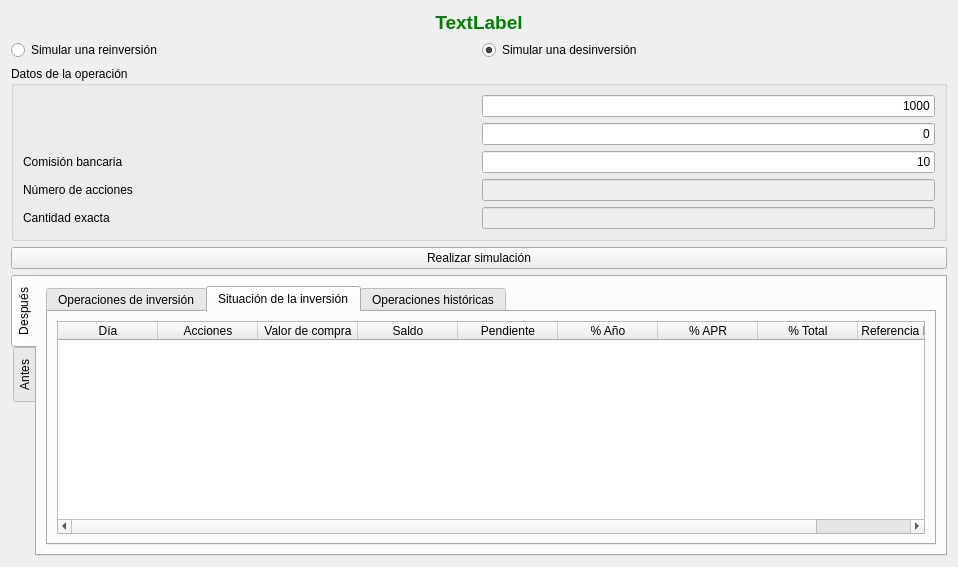
<?xml version="1.0" encoding="UTF-8"?>
<ui version="4.0">
 <class>wdgDesReinversion</class>
 <widget class="QWidget" name="wdgDesReinversion">
  <property name="geometry">
   <rect>
    <x>0</x>
    <y>0</y>
    <width>958</width>
    <height>567</height>
   </rect>
  </property>
  <property name="windowIcon">
   <iconset resource="../images/xulpymoney.qrc">
    <normaloff>:/xulpymoney/tools-wizard.png</normaloff>:/xulpymoney/tools-wizard.png</iconset>
  </property>
  <layout class="QHBoxLayout" name="horizontalLayout">
   <item>
    <layout class="QVBoxLayout" name="verticalLayout">
     <item>
      <widget class="QLabel" name="lblTitulo">
       <property name="font">
        <font>
         <pointsize>14</pointsize>
         <weight>75</weight>
         <bold>true</bold>
        </font>
       </property>
       <property name="styleSheet">
        <string notr="true">color: rgb(0, 128, 0);</string>
       </property>
       <property name="text">
        <string>TextLabel</string>
       </property>
       <property name="alignment">
        <set>Qt::AlignCenter</set>
       </property>
      </widget>
     </item>
     <item>
      <layout class="QHBoxLayout" name="horizontalLayout_2">
       <item>
        <widget class="QRadioButton" name="radRe">
         <property name="text">
          <string>Simular una reinversión</string>
         </property>
        </widget>
       </item>
       <item>
        <widget class="QRadioButton" name="radDes">
         <property name="text">
          <string>Simular una desinversión</string>
         </property>
         <property name="checked">
          <bool>true</bool>
         </property>
        </widget>
       </item>
      </layout>
     </item>
     <item>
      <widget class="QGroupBox" name="groupBox">
       <property name="title">
        <string>Datos de la operación</string>
       </property>
       <layout class="QHBoxLayout" name="horizontalLayout_6">
        <item>
         <layout class="QVBoxLayout" name="verticalLayout_2">
          <item>
           <layout class="QHBoxLayout" name="horizontalLayout_12">
            <item>
             <widget class="QLabel" name="lblSimulacion"/>
            </item>
            <item>
             <widget class="myQLineEdit" name="txtSimulacion">
              <property name="sizePolicy">
               <sizepolicy hsizetype="Minimum" vsizetype="Fixed">
                <horstretch>0</horstretch>
                <verstretch>0</verstretch>
               </sizepolicy>
              </property>
              <property name="text">
               <string>1000</string>
              </property>
              <property name="alignment">
               <set>Qt::AlignRight|Qt::AlignTrailing|Qt::AlignVCenter</set>
              </property>
             </widget>
            </item>
           </layout>
          </item>
          <item>
           <layout class="QHBoxLayout" name="horizontalLayout_5">
            <item>
             <widget class="QLabel" name="lblValor"/>
            </item>
            <item>
             <widget class="myQLineEdit" name="txtValorAccion">
              <property name="sizePolicy">
               <sizepolicy hsizetype="Minimum" vsizetype="Fixed">
                <horstretch>0</horstretch>
                <verstretch>0</verstretch>
               </sizepolicy>
              </property>
              <property name="text">
               <string>0</string>
              </property>
              <property name="alignment">
               <set>Qt::AlignRight|Qt::AlignTrailing|Qt::AlignVCenter</set>
              </property>
             </widget>
            </item>
           </layout>
          </item>
          <item>
           <layout class="QHBoxLayout" name="horizontalLayout_4">
            <item>
             <widget class="QLabel" name="label_3">
              <property name="text">
               <string>Comisión bancaria</string>
              </property>
             </widget>
            </item>
            <item>
             <widget class="myQLineEdit" name="txtComision">
              <property name="sizePolicy">
               <sizepolicy hsizetype="Minimum" vsizetype="Fixed">
                <horstretch>0</horstretch>
                <verstretch>0</verstretch>
               </sizepolicy>
              </property>
              <property name="text">
               <string>10</string>
              </property>
              <property name="alignment">
               <set>Qt::AlignRight|Qt::AlignTrailing|Qt::AlignVCenter</set>
              </property>
             </widget>
            </item>
           </layout>
          </item>
          <item>
           <layout class="QHBoxLayout" name="horizontalLayout_11">
            <item>
             <widget class="QLabel" name="label_5">
              <property name="text">
               <string>Número de acciones</string>
              </property>
             </widget>
            </item>
            <item>
             <widget class="QLineEdit" name="txtAcciones">
              <property name="enabled">
               <bool>false</bool>
              </property>
              <property name="sizePolicy">
               <sizepolicy hsizetype="Minimum" vsizetype="Fixed">
                <horstretch>0</horstretch>
                <verstretch>0</verstretch>
               </sizepolicy>
              </property>
              <property name="text">
               <string/>
              </property>
              <property name="alignment">
               <set>Qt::AlignRight|Qt::AlignTrailing|Qt::AlignVCenter</set>
              </property>
             </widget>
            </item>
           </layout>
          </item>
          <item>
           <layout class="QHBoxLayout" name="horizontalLayout_3">
            <item>
             <widget class="QLabel" name="label_2">
              <property name="text">
               <string>Cantidad exacta</string>
              </property>
             </widget>
            </item>
            <item>
             <widget class="QLineEdit" name="txtImporte">
              <property name="enabled">
               <bool>false</bool>
              </property>
              <property name="sizePolicy">
               <sizepolicy hsizetype="Minimum" vsizetype="Fixed">
                <horstretch>0</horstretch>
                <verstretch>0</verstretch>
               </sizepolicy>
              </property>
              <property name="text">
               <string/>
              </property>
              <property name="alignment">
               <set>Qt::AlignRight|Qt::AlignTrailing|Qt::AlignVCenter</set>
              </property>
             </widget>
            </item>
           </layout>
          </item>
         </layout>
        </item>
       </layout>
      </widget>
     </item>
     <item>
      <widget class="QPushButton" name="cmd">
       <property name="text">
        <string>Realizar simulación</string>
       </property>
      </widget>
     </item>
     <item>
      <widget class="QTabWidget" name="tabWidget">
       <property name="tabPosition">
        <enum>QTabWidget::West</enum>
       </property>
       <property name="currentIndex">
        <number>0</number>
       </property>
       <widget class="QWidget" name="tab_5">
        <attribute name="title">
         <string>Después</string>
        </attribute>
        <layout class="QHBoxLayout" name="horizontalLayout_18">
         <item>
          <widget class="QTabWidget" name="tabResultados_2">
           <property name="currentIndex">
            <number>1</number>
           </property>
           <widget class="QWidget" name="tab_9">
            <attribute name="title">
             <string>Operaciones de inversión</string>
            </attribute>
            <layout class="QHBoxLayout" name="horizontalLayout_17">
             <item>
              <widget class="myQTableWidget" name="tblOperaciones">
               <property name="contextMenuPolicy">
                <enum>Qt::CustomContextMenu</enum>
               </property>
               <property name="alternatingRowColors">
                <bool>true</bool>
               </property>
               <property name="selectionMode">
                <enum>QAbstractItemView::NoSelection</enum>
               </property>
               <attribute name="verticalHeaderVisible">
                <bool>false</bool>
               </attribute>
               <column>
                <property name="text">
                 <string>Id</string>
                </property>
               </column>
               <column>
                <property name="text">
                 <string>Día</string>
                </property>
               </column>
               <column>
                <property name="text">
                 <string>Tipo de operación</string>
                </property>
               </column>
               <column>
                <property name="text">
                 <string>Acciones</string>
                </property>
               </column>
               <column>
                <property name="text">
                 <string>Valor</string>
                </property>
               </column>
               <column>
                <property name="text">
                 <string>Saldo</string>
                </property>
               </column>
               <column>
                <property name="text">
                 <string>Comisión</string>
                </property>
               </column>
               <column>
                <property name="text">
                 <string>Impuestos</string>
                </property>
               </column>
              </widget>
             </item>
            </layout>
           </widget>
           <widget class="QWidget" name="Situac_2">
            <attribute name="title">
             <string>Situación de la inversión</string>
            </attribute>
            <layout class="QHBoxLayout" name="horizontalLayout_15">
             <item>
              <widget class="myQTableWidget" name="tblInversionesActualDespues">
               <property name="contextMenuPolicy">
                <enum>Qt::CustomContextMenu</enum>
               </property>
               <property name="alternatingRowColors">
                <bool>true</bool>
               </property>
               <property name="selectionMode">
                <enum>QAbstractItemView::NoSelection</enum>
               </property>
               <attribute name="verticalHeaderVisible">
                <bool>false</bool>
               </attribute>
               <column>
                <property name="text">
                 <string>Día</string>
                </property>
               </column>
               <column>
                <property name="text">
                 <string>Acciones</string>
                </property>
               </column>
               <column>
                <property name="text">
                 <string>Valor de compra</string>
                </property>
               </column>
               <column>
                <property name="text">
                 <string>Saldo</string>
                </property>
               </column>
               <column>
                <property name="text">
                 <string>Pendiente</string>
                </property>
               </column>
               <column>
                <property name="text">
                 <string>% Año</string>
                </property>
               </column>
               <column>
                <property name="text">
                 <string>% APR</string>
                </property>
               </column>
               <column>
                <property name="text">
                 <string>% Total</string>
                </property>
               </column>
               <column>
                <property name="text">
                 <string>Referencia Indice</string>
                </property>
               </column>
              </widget>
             </item>
            </layout>
           </widget>
           <widget class="QWidget" name="tab_8">
            <attribute name="title">
             <string>Operaciones históricas</string>
            </attribute>
            <layout class="QHBoxLayout" name="horizontalLayout_16">
             <item>
              <widget class="myQTableWidget" name="tblInversionesHistoricas">
               <property name="contextMenuPolicy">
                <enum>Qt::CustomContextMenu</enum>
               </property>
               <property name="editTriggers">
                <set>QAbstractItemView::NoEditTriggers</set>
               </property>
               <property name="alternatingRowColors">
                <bool>true</bool>
               </property>
               <property name="selectionMode">
                <enum>QAbstractItemView::NoSelection</enum>
               </property>
               <attribute name="verticalHeaderVisible">
                <bool>false</bool>
               </attribute>
               <column>
                <property name="text">
                 <string>Fecha</string>
                </property>
               </column>
               <column>
                <property name="text">
                 <string>Años</string>
                </property>
               </column>
               <column>
                <property name="text">
                 <string>Inversión</string>
                </property>
               </column>
               <column>
                <property name="text">
                 <string>Tipo de operación</string>
                </property>
               </column>
               <column>
                <property name="text">
                 <string>Saldo inicial</string>
                </property>
               </column>
               <column>
                <property name="text">
                 <string>Saldo final</string>
                </property>
               </column>
               <column>
                <property name="text">
                 <string>Consolidado bruto</string>
                </property>
               </column>
               <column>
                <property name="text">
                 <string>Comisiones</string>
                </property>
               </column>
               <column>
                <property name="text">
                 <string>Impuestos</string>
                </property>
               </column>
               <column>
                <property name="text">
                 <string>Consolidado neto</string>
                </property>
               </column>
               <column>
                <property name="text">
                 <string>% Total</string>
                </property>
               </column>
              </widget>
             </item>
            </layout>
           </widget>
          </widget>
         </item>
        </layout>
       </widget>
       <widget class="QWidget" name="tab_6">
        <attribute name="title">
         <string>Antes</string>
        </attribute>
        <layout class="QHBoxLayout" name="horizontalLayout_19">
         <item>
          <widget class="QTabWidget" name="tabResultados">
           <property name="currentIndex">
            <number>0</number>
           </property>
           <widget class="QWidget" name="tab_4">
            <attribute name="title">
             <string>Situación de la inversión</string>
            </attribute>
            <layout class="QHBoxLayout" name="horizontalLayout_13">
             <item>
              <widget class="myQTableWidget" name="tblInversionesActualAntes">
               <property name="contextMenuPolicy">
                <enum>Qt::CustomContextMenu</enum>
               </property>
               <property name="alternatingRowColors">
                <bool>true</bool>
               </property>
               <property name="selectionMode">
                <enum>QAbstractItemView::NoSelection</enum>
               </property>
               <attribute name="verticalHeaderVisible">
                <bool>false</bool>
               </attribute>
               <column>
                <property name="text">
                 <string>Día</string>
                </property>
               </column>
               <column>
                <property name="text">
                 <string>Acciones</string>
                </property>
               </column>
               <column>
                <property name="text">
                 <string>Valor de compra</string>
                </property>
               </column>
               <column>
                <property name="text">
                 <string>Saldo</string>
                </property>
               </column>
               <column>
                <property name="text">
                 <string>Pendiente</string>
                </property>
               </column>
               <column>
                <property name="text">
                 <string>% Año</string>
                </property>
               </column>
               <column>
                <property name="text">
                 <string>% APR</string>
                </property>
               </column>
               <column>
                <property name="text">
                 <string>% Total</string>
                </property>
               </column>
               <column>
                <property name="text">
                 <string>Referencia Indice</string>
                </property>
               </column>
              </widget>
             </item>
            </layout>
           </widget>
          </widget>
         </item>
        </layout>
       </widget>
      </widget>
     </item>
    </layout>
   </item>
  </layout>
 </widget>
 <customwidgets>
  <customwidget>
   <class>myQTableWidget</class>
   <extends>QTableWidget</extends>
   <header location="global">myqtablewidget</header>
  </customwidget>
  <customwidget>
   <class>myQLineEdit</class>
   <extends>QLineEdit</extends>
   <header location="global">myqlineedit</header>
  </customwidget>
 </customwidgets>
 <resources>
  <include location="../images/xulpymoney.qrc"/>
 </resources>
 <connections/>
</ui>
